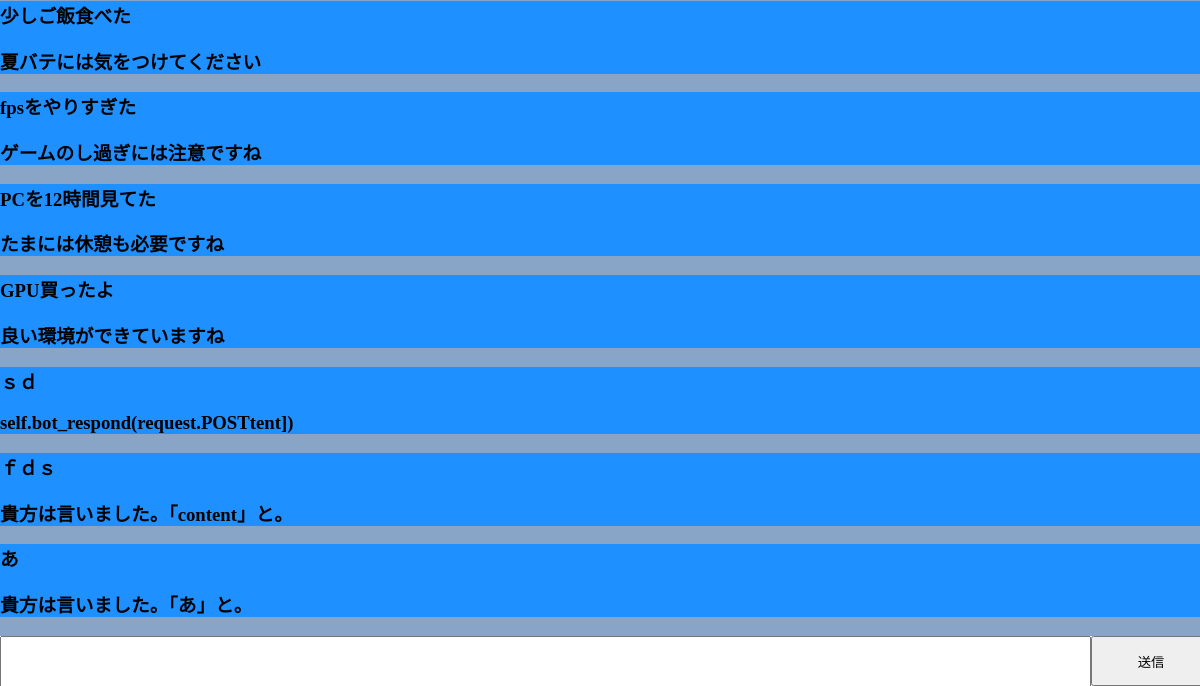
Page /chat/ (lower part) on the earlier database version.
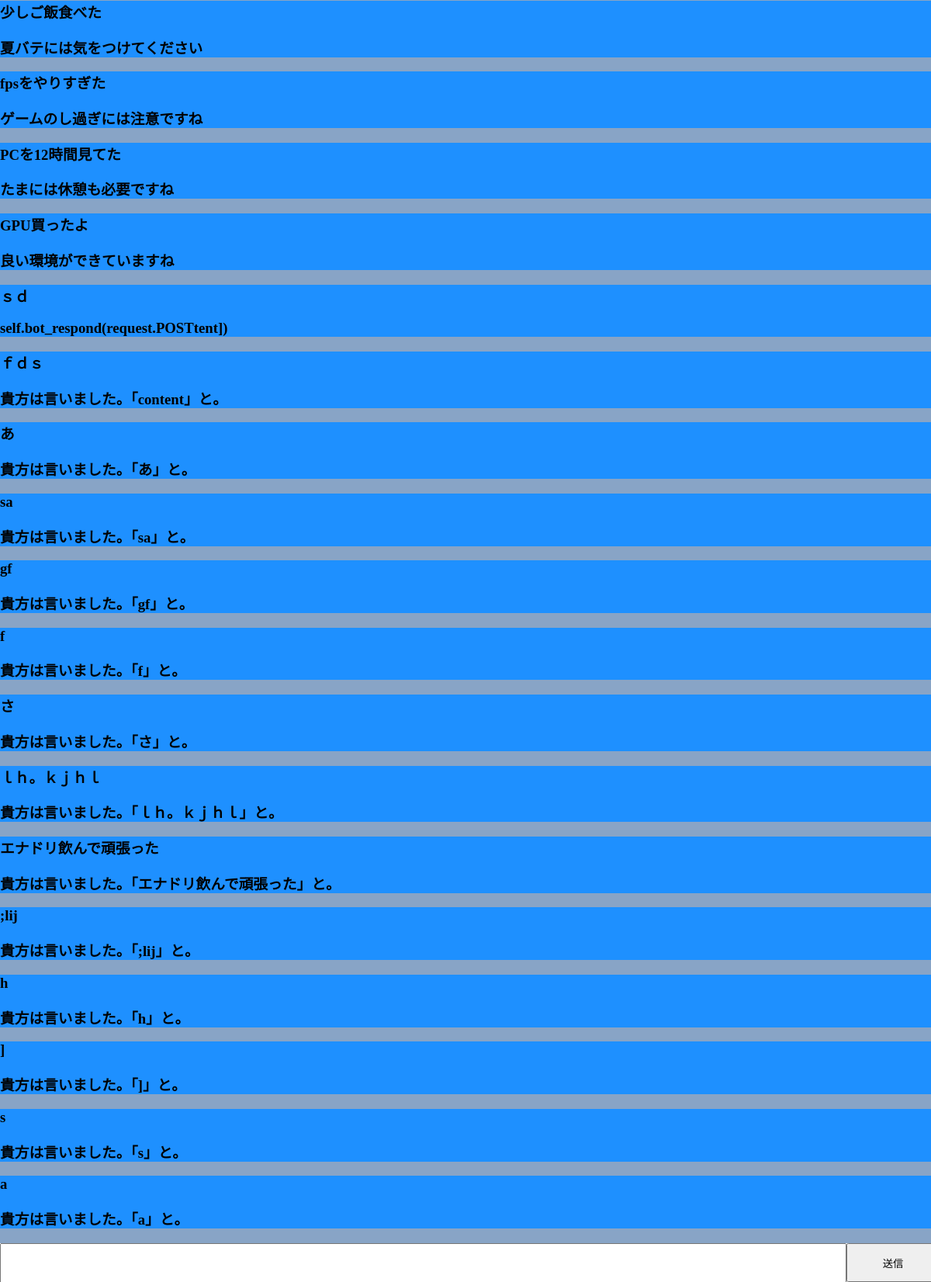
Same page on the later database version.
### chat/models.py (models this page shows, shortened)
class Message(models.Model):
    content = models.CharField(max_length=300)
    respond = models.CharField(max_length=300)
    pub_data = models.DateTimeField(auto_now_add=True)
    class Meta:
        ordering = ('pub_data',)

### chat/views.py (the view, shortened to what this page needs)
# urls.py: path('', MessageView.as_view(), name='chat_bot_message'),
class MessageView(TemplateView):
    def __init__(self):
        self.params = {
        }
    def get(self, request):
        data = Message.objects.all()
        self.params = {
            'data': data,
            'form' : MessageForm(),
        }
        return render(request, 'chat/index.html', self.params)

### chat/forms.py
class MessageForm(forms.ModelForm):
    class Meta:
        model = Message
        fields = ['content']

### chat/templates/chat/index.html (shortened to what this page needs)
{% extends "base/index.html" %}
{% load static %}
{% block cssJs %}
　<link rel="stylesheet" type="text/css" href="{% static 'chat/css/index.css' %}">
{% endblock %}
{% block content %}
<main>
  <div class="ChatLog">
    {% for item in data %}
    <div class="Log">
      <div class="SendMessage">
        <h3 class="float-right">{{ item.content }}</h3>
      </div>
      <div class="ReplyMessage">
        <h3>{{ item.respond }}</h3>
      </div>
    </div>
    {% endfor %}
  </div>
  <div class="fixedBottom">
    <form action="{% url 'chat_bot_message' %}" method="POST">
      {% csrf_token %} {{ form }}
      <button type="submit" value="click">送信</button>
    </form>
  </div>
</main>
{% endblock %}

### base/templates/base/index.html (shortened to what this page needs)
<!DOCTYPE html>
{% load static %}
<html>
<head>
  <link rel="stylesheet" type="text/css" href="{% static 'base/css/index.css' %}">
  {% block cssJs %}{% endblock %}
</head>
<body>
    {% block content %}{% endblock %}
</body>
</html>

### base/static/base/css/index.css (style rules this page uses)
body { margin: unset; }

### chat/static/chat/css/index.css (style rules this page uses)
main { background: #88a4c6; position: relative; padding-bottom: 50px; box-sizing: border-box; }
.Log { background: dodgerblue; }
.fixedBottom { width: 100%; height: 50px; background: white; position: fixed; bottom: 0; }
form,input { width: 95%; height: 100%; }
button { position: absolute; width: 10%; height: 100%; }

Differences in the rows shown:
added Message: content "sa", respond "貴方は言いました。「sa」と。"
added Message: content "gf", respond "貴方は言いました。「gf」と。"
added Message: content "f", respond "貴方は言いました。「f」と。"
added Message: content "さ", respond "貴方は言いました。「さ」と。"
added Message: content "ｌｈ。ｋｊｈｌ", respond "貴方は言いました。「ｌｈ。ｋｊｈｌ」と。"
added Message: content "エナドリ飲んで頑張った", respond "貴方は言いました。「エナドリ飲んで頑張った」と。"
added Message: content ";lij", respond "貴方は言いました。「;lij」と。"
added Message: content "h", respond "貴方は言いました。「h」と。"
added Message: content "]", respond "貴方は言いました。「]」と。"
added Message: content "s", respond "貴方は言いました。「s」と。"
added Message: content "a", respond "貴方は言いました。「a」と。"
